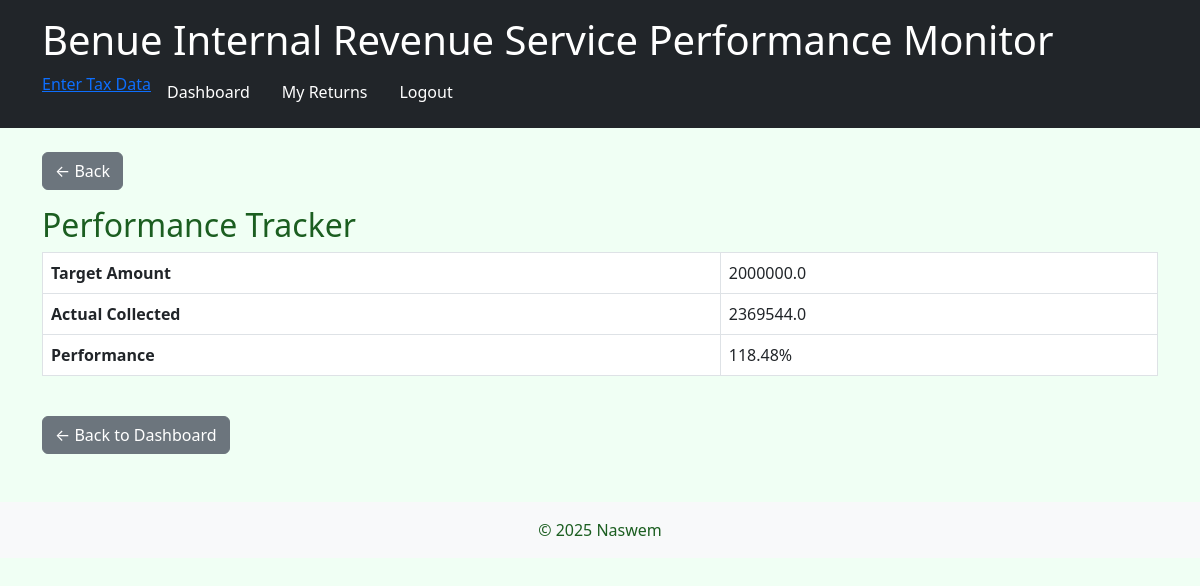
Page /performance_tracker (signed in) on the committed database.
### models.py (models this page shows)
class PerformanceTarget(db.Model):
    id = db.Column(db.Integer, primary_key=True)
    user_id = db.Column(db.Integer, db.ForeignKey('user.id'))
    target_amount = db.Column(db.Float)
    user = db.relationship('User', backref=db.backref('target', uselist=False))

### app.py (the view)
@app.route('/performance_tracker')
@login_required
def performance_tracker():
    target = PerformanceTarget.query.filter_by(user_id=current_user.id).first()
    actual_sum = db.session.query(func.coalesce(func.sum(
        (func.coalesce(TaxEntry.rrr_amount, 0) + func.coalesce(TaxEntry.paydirect_amount, 0))
    ), 0)).filter_by(uploaded_by=current_user.id).scalar() or 0
    return render_template('performance_tracker.html', target=target, actual=actual_sum)

### app.py (called while the page is built)
@login_manager.user_loader
def load_user(user_id):
    return db.session.get(User, int(user_id))

### templates/performance_tracker.html (shortened to what this page needs)
{% extends "base.html" %}
{% block content %}
<h2>Performance Tracker</h2>
<table class="table table-bordered">
  <tr>
    <th>Target Amount</th>
    <td>{{ target.target_amount if target else 'Not Set' }}</td>
  </tr>
  <tr>
    <th>Actual Collected</th>
    <td>{{ actual }}</td>
  </tr>
  <tr>
    <th>Performance</th>
    <td>
      {% if target %}
        {{ ((actual / target.target_amount) * 100) | round(2) }}%
      {% else %}
        —
      {% endif %}
    </td>
  </tr>
</table>
<a href="{{ url_for('dashboard') }}" class="btn btn-secondary mt-4">← Back to Dashboard</a>
{% endblock %}

### static/CSS/style.css (style rules this page uses)
body { background-color: #f0fff4; color: #1b5e20; }

### rows in the picture
PerformanceTarget: target_amount "2000000.0", ((actual/target.target_amount)*100)|round(2) "118.48"

### other values in the picture
{{ actual }} "2369544.0"
